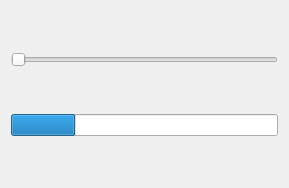
<?xml version="1.0" encoding="UTF-8"?>
<ui version="4.0">
 <class>Dialog</class>
 <widget class="QDialog" name="Dialog">
  <property name="geometry">
   <rect>
    <x>0</x>
    <y>0</y>
    <width>289</width>
    <height>188</height>
   </rect>
  </property>
  <property name="windowTitle">
   <string>Dialog</string>
  </property>
  <layout class="QVBoxLayout" name="verticalLayout">
   <item>
    <widget class="QSlider" name="horizontalSlider">
     <property name="orientation">
      <enum>Qt::Horizontal</enum>
     </property>
    </widget>
   </item>
   <item>
    <widget class="QProgressBar" name="progressBar">
     <property name="value">
      <number>24</number>
     </property>
     <property name="textVisible">
      <bool>false</bool>
     </property>
    </widget>
   </item>
  </layout>
 </widget>
 <layoutdefault spacing="6" margin="11"/>
 <resources/>
 <connections/>
</ui>
